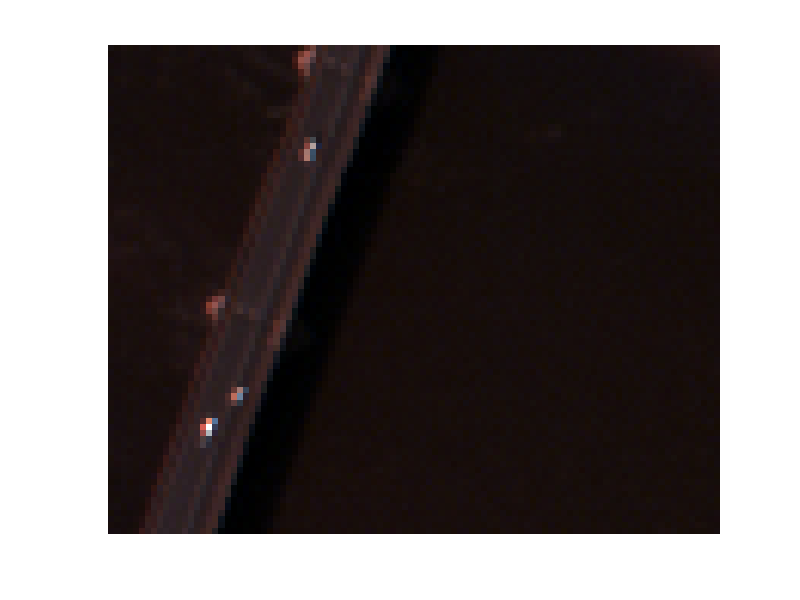
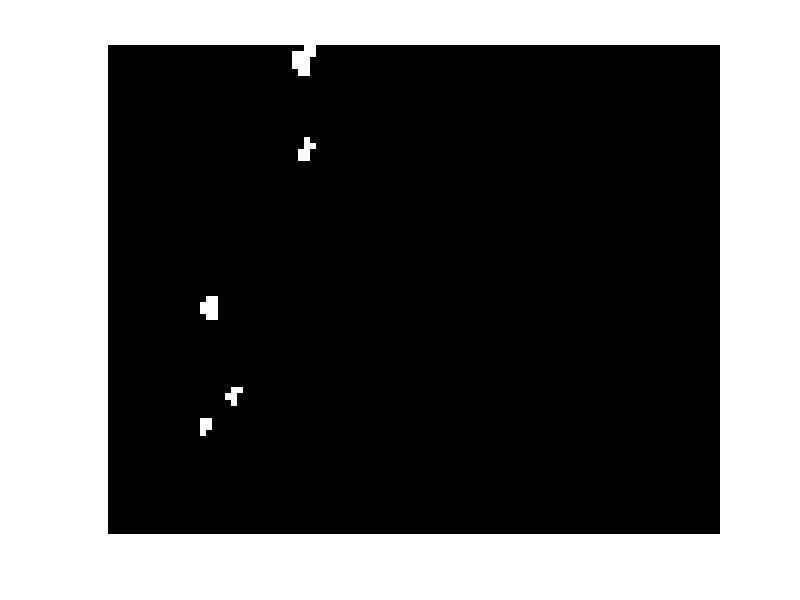

These figures' MATLAB source, in order: (Note: this script raises an error after producing the figures.)
clear all;
close all;
load('FFDNet_gray.mat');

load('pavia_car');
K=3; % number of clusters, pavia car
beta=0.001; % beta
lamda=0.001; % lambda

mask=map;
map=mask;

f_show=data(:,:,[37,18,8]);
for i=1:3
    max_f=max(max(f_show(:,:,i)));
    min_f=min(min(f_show(:,:,i)));
    f_show(:,:,i)=(f_show(:,:,i)-min_f)/(max_f-min_f);
end

figure,imshow(f_show);
figure,imshow(mask,[]);
DataTest=data;
[H,W,Dim]=size(DataTest);
num=H*W;
for i=1:Dim
    DataTest(:,:,i) = (DataTest(:,:,i)-min(min(DataTest(:,:,i)))) / (max(max(DataTest(:,:,i))-min(min(DataTest(:,:,i)))));
end

Y=reshape(DataTest, num, Dim)';

E=DeCNNAD(Y,H,W,K,beta,lamda,net);

r_new=sqrt(sum(E.^2,1));
AUC=ROC(r_new,map,1) % AUC
f_anomaly=reshape(r_new,[H,W]);
f_anomaly=(f_anomaly-min(f_anomaly(:)))/(max(f_anomaly(:))-min(f_anomaly(:)));
figure, imshow(f_anomaly);
